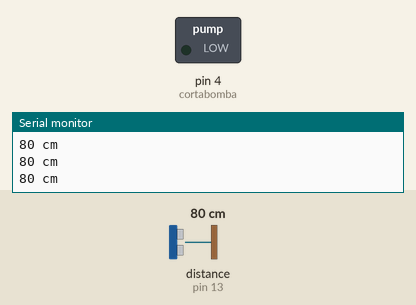
Recording of a sketch running on a simulated Arduino Uno, built with avr-gcc and run on an emulated ATmega328P. Shown: switched loads named in the sketch (green lamp = pin HIGH), the last lines printed to the serial monitor. Wiring (inferred from the names in the program): ultrasonic range finder: trigger pin 12; echo pin 13. Inputs (shaded band) come from the test bench; at power-on: distance to the obstacle (sensor on pin 13) 80 cm. The echo pulse lasts 58.3 µs per cm; pins used as bus, display or sensor lines are not drawn.

Above: at 1.3 s.
1.4 s: distance to the obstacle (sensor on pin 13) set to 197 cm
2.9 s: distance to the obstacle (sensor on pin 13) set to 204 cm
At 3.5 s:
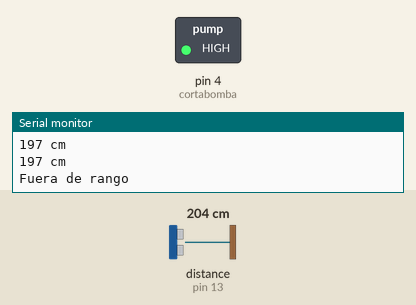
4.5 s: distance to the obstacle (sensor on pin 13) set to 2 cm
At 5.6 s:
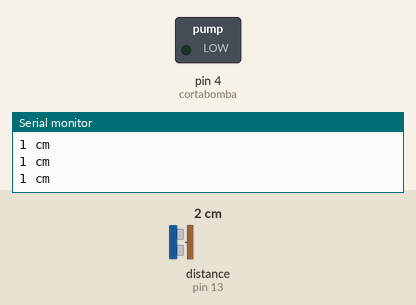
6.0 s: distance to the obstacle (sensor on pin 13) set to 250 cm
At 7.3 s:
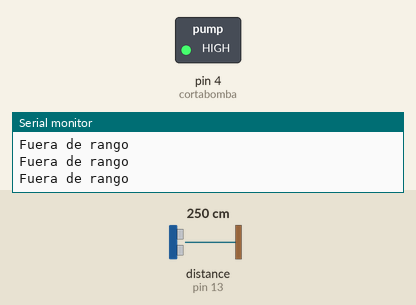
Timing chart, 0 to 8.6 s (numbered marks = the images above; inputs shaded):
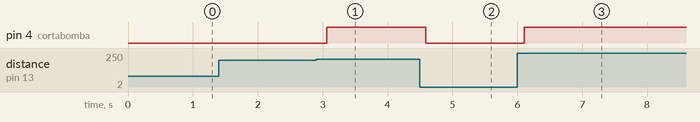

The sketch:

HC_SR04_Arduino.ino
```cpp
/****************************************************************
 Sensor de Ultrasonico HC-SR04 con Arduino
*****************************************************************
Conexiones:
 - TRIG al pin D12
 - ECHO al pin D13

Notas:

  Raul Alvarez Torrico | Agosto de 2013
  http://www.TecBolivia.com  | info@tecbolivia.com
****************************************************************/

#define PIN_TRIG 12
#define PIN_ECO  13
int presion= 3;
int cortabomba=4;

void setup() {
  // Inicializacion de la comunicacion serial
  Serial.begin (9600);
  // Inicializacion de pines digitales
  pinMode(PIN_TRIG, OUTPUT);
  pinMode(PIN_ECO, INPUT);
  pinMode(presion, INPUT);
  pinMode(cortabomba, OUTPUT);
}

void loop() {
  long duracion, distancia;  // Variables

  /* Hacer el disparo */
  digitalWrite(PIN_TRIG, LOW);
  delayMicroseconds(2);
  digitalWrite(PIN_TRIG, HIGH);  // Flanco ascendente
  delayMicroseconds(10);        // Duracion del pulso
  digitalWrite(PIN_TRIG, LOW);  // Flanco descendente

  /* Recepcion del eco de respuesta */
  duracion = pulseIn(PIN_ECO, HIGH);

  /* Calculo de la distancia efectiva */
  distancia = (duracion/2) / 29;

/* Imprimir resultados a la terminal serial */
  if (distancia >= 200 || distancia <= 0){
    Serial.println("Fuera de rango");
    digitalWrite(cortabomba, HIGH);

  }
  else {
    Serial.print(distancia);
    Serial.println(" cm");
    digitalWrite(cortabomba, LOW);
  }

  // Retardo para disminuir la frecuencia de las lecturas
  delay(500);
}
```

Measured:
- the behaviour switches between 199 and 200 cm on distance to the obstacle (sensor on pin 13) (found by bisection; images 0 and 1)
- after the input at 2.9 s, pin 4 (cortabomba): LOW → HIGH after 0.17 s
- after the input at 4.5 s, pin 4 (cortabomba): HIGH → LOW after 0.09 s
- after the input at 6.0 s, pin 4 (cortabomba): LOW → HIGH after 0.11 s
